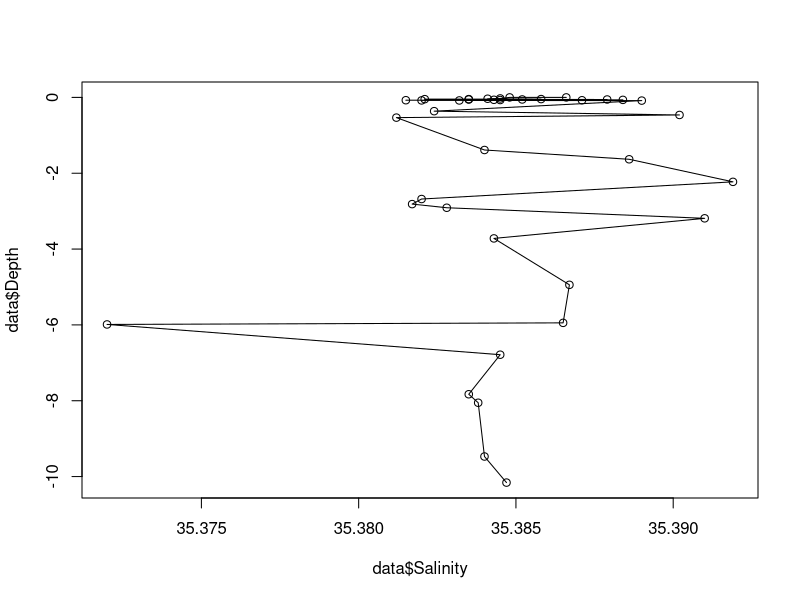
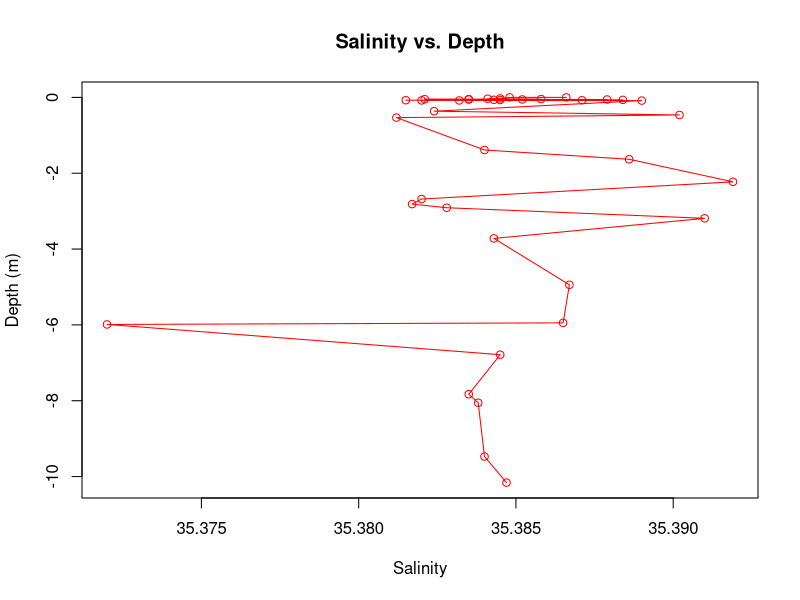

Reproduce these figures in R, in order.
data = read.csv(file = "CTD_DATA_third_try.csv", sep =",")
data = data[seq(from=1, to=nrow(data), by = 30),]
#data = data[seq(from=1, to=1081),]
data$Depth = data$Depth - max(data$Depth)
data = data[order(data$Depth,decreasing=TRUE),]
plot(data$Salinity, data$Depth,type="o")
plot(data$Salinity, data$Depth,type="o",col="red",xlab="Salinity",ylab="Depth (m)",main="Salinity vs. Depth")


































